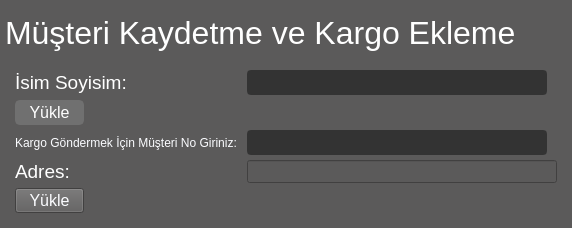
                   <widget class="QWidget" name="page_android_contact">
                    <property name="styleSheet">
                     <string notr="true">background:rgb(91,90,90);</string>
                    </property>
                    <layout class="QVBoxLayout" name="verticalLayout_10">
                     <property name="spacing">
                      <number>0</number>
                     </property>
                     <property name="leftMargin">
                      <number>5</number>
                     </property>
                     <property name="topMargin">
                      <number>5</number>
                     </property>
                     <property name="rightMargin">
                      <number>5</number>
                     </property>
                     <property name="bottomMargin">
                      <number>5</number>
                     </property>
                     <item>
                      <widget class="QLabel" name="lab_android_contact">
                       <property name="minimumSize">
                        <size>
                         <width>0</width>
                         <height>55</height>
                        </size>
                       </property>
                       <property name="maximumSize">
                        <size>
                         <width>16777215</width>
                         <height>55</height>
                        </size>
                       </property>
                       <property name="font">
                        <font>
                         <family>Segoe UI</family>
                         <pointsize>24</pointsize>
                        </font>
                       </property>
                       <property name="styleSheet">
                        <string notr="true">color:rgb(255,255,255);</string>
                       </property>
                       <property name="text">
                        <string>Müşteri Kaydetme ve Kargo Ekleme</string>
                       </property>
                      </widget>
                     </item>
                     <item>
                      <widget class="QFrame" name="frame_android_bottom">
                       <property name="frameShape">
                        <enum>QFrame::Shape::NoFrame</enum>
                       </property>
                       <property name="frameShadow">
                        <enum>QFrame::Shadow::Plain</enum>
                       </property>
                       <layout class="QGridLayout" name="gridLayout_3">
                        <property name="leftMargin">
                         <number>5</number>
                        </property>
                        <property name="topMargin">
                         <number>5</number>
                        </property>
                        <property name="rightMargin">
                         <number>5</number>
                        </property>
                        <property name="bottomMargin">
                         <number>5</number>
                        </property>
                        <property name="spacing">
                         <number>5</number>
                        </property>
                        <item row="2" column="0">
                         <widget class="QFrame" name="frame_android_field">
                          <property name="frameShape">
                           <enum>QFrame::Shape::NoFrame</enum>
                          </property>
                          <property name="frameShadow">
                           <enum>QFrame::Shadow::Plain</enum>
                          </property>
                          <layout class="QGridLayout" name="gridLayout_4">
                           <property name="leftMargin">
                            <number>5</number>
                           </property>
                           <property name="topMargin">
                            <number>5</number>
                           </property>
                           <property name="rightMargin">
                            <number>5</number>
                           </property>
                           <property name="bottomMargin">
                            <number>5</number>
                           </property>
                           <property name="spacing">
                            <number>5</number>
                           </property>
                           <item row="8" column="0">
                            <widget class="QPushButton" name="pushButton">
                             <property name="minimumSize">
                              <size>
                               <width>20</width>
                               <height>20</height>
                              </size>
                             </property>
                             <property name="maximumSize">
                              <size>
                               <width>69</width>
                               <height>25</height>
                              </size>
                             </property>
                             <property name="palette">
                              <palette>
                               <active>
                                <colorrole role="Button">
                                 <brush brushstyle="SolidPattern">
                                  <color alpha="255">
                                   <red>91</red>
                                   <green>90</green>
                                   <blue>90</blue>
                                  </color>
                                 </brush>
                                </colorrole>
                                <colorrole role="ButtonText">
                                 <brush brushstyle="SolidPattern">
                                  <color alpha="255">
                                   <red>251</red>
                                   <green>252</green>
                                   <blue>255</blue>
                                  </color>
                                 </brush>
                                </colorrole>
                                <colorrole role="Base">
                                 <brush brushstyle="SolidPattern">
                                  <color alpha="255">
                                   <red>91</red>
                                   <green>90</green>
                                   <blue>90</blue>
                                  </color>
                                 </brush>
                                </colorrole>
                                <colorrole role="Window">
                                 <brush brushstyle="SolidPattern">
                                  <color alpha="255">
                                   <red>91</red>
                                   <green>90</green>
                                   <blue>90</blue>
                                  </color>
                                 </brush>
                                </colorrole>
                               </active>
                               <inactive>
                                <colorrole role="Button">
                                 <brush brushstyle="SolidPattern">
                                  <color alpha="255">
                                   <red>91</red>
                                   <green>90</green>
                                   <blue>90</blue>
                                  </color>
                                 </brush>
                                </colorrole>
                                <colorrole role="ButtonText">
                                 <brush brushstyle="SolidPattern">
                                  <color alpha="255">
                                   <red>251</red>
                                   <green>252</green>
                                   <blue>255</blue>
                                  </color>
                                 </brush>
                                </colorrole>
                                <colorrole role="Base">
                                 <brush brushstyle="SolidPattern">
                                  <color alpha="255">
                                   <red>91</red>
                                   <green>90</green>
                                   <blue>90</blue>
                                  </color>
                                 </brush>
                                </colorrole>
                                <colorrole role="Window">
                                 <brush brushstyle="SolidPattern">
                                  <color alpha="255">
                                   <red>91</red>
                                   <green>90</green>
                                   <blue>90</blue>
                                  </color>
                                 </brush>
                                </colorrole>
                               </inactive>
                               <disabled>
                                <colorrole role="Button">
                                 <brush brushstyle="SolidPattern">
                                  <color alpha="255">
                                   <red>91</red>
                                   <green>90</green>
                                   <blue>90</blue>
                                  </color>
                                 </brush>
                                </colorrole>
                                <colorrole role="Base">
                                 <brush brushstyle="SolidPattern">
                                  <color alpha="255">
                                   <red>91</red>
                                   <green>90</green>
                                   <blue>90</blue>
                                  </color>
                                 </brush>
                                </colorrole>
                                <colorrole role="Window">
                                 <brush brushstyle="SolidPattern">
                                  <color alpha="255">
                                   <red>91</red>
                                   <green>90</green>
                                   <blue>90</blue>
                                  </color>
                                 </brush>
                                </colorrole>
                               </disabled>
                              </palette>
                             </property>
                             <property name="font">
                              <font>
                               <family>Arial</family>
                               <pointsize>12</pointsize>
                              </font>
                             </property>
                             <property name="text">
                              <string>Yükle</string>
                             </property>
                            </widget>
                           </item>
                           <item row="1" column="3">
                            <widget class="QLineEdit" name="line_android_name">
                             <property name="enabled">
                              <bool>true</bool>
                             </property>
                             <property name="minimumSize">
                              <size>
                               <width>300</width>
                               <height>25</height>
                              </size>
                             </property>
                             <property name="maximumSize">
                              <size>
                               <width>400</width>
                               <height>25</height>
                              </size>
                             </property>
                             <property name="font">
                              <font>
                               <family>Segoe UI</family>
                               <pointsize>12</pointsize>
                              </font>
                             </property>
                             <property name="styleSheet">
                              <string notr="true">QLineEdit {
	color:rgb(255,255,255);
	border:2px solid rgb(51,51,51);
	border-radius:4px;
	background:rgb(51,51,51);
}

QLineEdit:disabled {
	color:rgb(255,255,255);
	border:2px solid rgb(112,112,112);
	border-radius:4px;
	background:rgb(112,112,112);
}</string>
                             </property>
                             <property name="text">
                              <string/>
                             </property>
                            </widget>
                           </item>
                           <item row="6" column="3">
                            <widget class="QLineEdit" name="line_android_adress">
                             <property name="enabled">
                              <bool>true</bool>
                             </property>
                             <property name="minimumSize">
                              <size>
                               <width>300</width>
                               <height>25</height>
                              </size>
                             </property>
                             <property name="maximumSize">
                              <size>
                               <width>400</width>
                               <height>25</height>
                              </size>
                             </property>
                             <property name="font">
                              <font>
                               <family>Segoe UI</family>
                               <pointsize>12</pointsize>
                              </font>
                             </property>
                             <property name="styleSheet">
                              <string notr="true">QLineEdit {
	color:rgb(255,255,255);
	border:2px solid rgb(51,51,51);
	border-radius:4px;
	background:rgb(51,51,51);
}

QLineEdit:disabled {
	color:rgb(255,255,255);
	border:2px solid rgb(112,112,112);
	border-radius:4px;
	background:rgb(112,112,112);
}</string>
                             </property>
                             <property name="text">
                              <string/>
                             </property>
                            </widget>
                           </item>
                           <item row="7" column="3" colspan="3">
                            <widget class="QLineEdit" name="lineEdit">
                             <property name="maximumSize">
                              <size>
                               <width>400</width>
                               <height>25</height>
                              </size>
                             </property>
                             <property name="palette">
                              <palette>
                               <active>
                                <colorrole role="Button">
                                 <brush brushstyle="SolidPattern">
                                  <color alpha="255">
                                   <red>91</red>
                                   <green>90</green>
                                   <blue>90</blue>
                                  </color>
                                 </brush>
                                </colorrole>
                                <colorrole role="Mid">
                                 <brush brushstyle="SolidPattern">
                                  <color alpha="255">
                                   <red>51</red>
                                   <green>51</green>
                                   <blue>51</blue>
                                  </color>
                                 </brush>
                                </colorrole>
                                <colorrole role="Text">
                                 <brush brushstyle="SolidPattern">
                                  <color alpha="255">
                                   <red>255</red>
                                   <green>255</green>
                                   <blue>255</blue>
                                  </color>
                                 </brush>
                                </colorrole>
                                <colorrole role="Base">
                                 <brush brushstyle="SolidPattern">
                                  <color alpha="255">
                                   <red>91</red>
                                   <green>90</green>
                                   <blue>90</blue>
                                  </color>
                                 </brush>
                                </colorrole>
                                <colorrole role="Window">
                                 <brush brushstyle="SolidPattern">
                                  <color alpha="255">
                                   <red>91</red>
                                   <green>90</green>
                                   <blue>90</blue>
                                  </color>
                                 </brush>
                                </colorrole>
                               </active>
                               <inactive>
                                <colorrole role="Button">
                                 <brush brushstyle="SolidPattern">
                                  <color alpha="255">
                                   <red>91</red>
                                   <green>90</green>
                                   <blue>90</blue>
                                  </color>
                                 </brush>
                                </colorrole>
                                <colorrole role="Mid">
                                 <brush brushstyle="SolidPattern">
                                  <color alpha="255">
                                   <red>51</red>
                                   <green>51</green>
                                   <blue>51</blue>
                                  </color>
                                 </brush>
                                </colorrole>
                                <colorrole role="Text">
                                 <brush brushstyle="SolidPattern">
                                  <color alpha="255">
                                   <red>255</red>
                                   <green>255</green>
                                   <blue>255</blue>
                                  </color>
                                 </brush>
                                </colorrole>
                                <colorrole role="Base">
                                 <brush brushstyle="SolidPattern">
                                  <color alpha="255">
                                   <red>91</red>
                                   <green>90</green>
                                   <blue>90</blue>
                                  </color>
                                 </brush>
                                </colorrole>
                                <colorrole role="Window">
                                 <brush brushstyle="SolidPattern">
                                  <color alpha="255">
                                   <red>91</red>
                                   <green>90</green>
                                   <blue>90</blue>
                                  </color>
                                 </brush>
                                </colorrole>
                               </inactive>
                               <disabled>
                                <colorrole role="Button">
                                 <brush brushstyle="SolidPattern">
                                  <color alpha="255">
                                   <red>91</red>
                                   <green>90</green>
                                   <blue>90</blue>
                                  </color>
                                 </brush>
                                </colorrole>
                                <colorrole role="Mid">
                                 <brush brushstyle="SolidPattern">
                                  <color alpha="255">
                                   <red>51</red>
                                   <green>51</green>
                                   <blue>51</blue>
                                  </color>
                                 </brush>
                                </colorrole>
                                <colorrole role="Base">
                                 <brush brushstyle="SolidPattern">
                                  <color alpha="255">
                                   <red>91</red>
                                   <green>90</green>
                                   <blue>90</blue>
                                  </color>
                                 </brush>
                                </colorrole>
                                <colorrole role="Window">
                                 <brush brushstyle="SolidPattern">
                                  <color alpha="255">
                                   <red>91</red>
                                   <green>90</green>
                                   <blue>90</blue>
                                  </color>
                                 </brush>
                                </colorrole>
                               </disabled>
                              </palette>
                             </property>
                            </widget>
                           </item>
                           <item row="1" column="0" colspan="2">
                            <widget class="QLabel" name="label">
                             <property name="font">
                              <font>
                               <family>Segoe UI</family>
                               <pointsize>14</pointsize>
                              </font>
                             </property>
                             <property name="styleSheet">
                              <string notr="true">color:rgb(255,255,255);</string>
                             </property>
                             <property name="text">
                              <string>İsim Soyisim: </string>
                             </property>
                            </widget>
                           </item>
                           <item row="7" column="0">
                            <widget class="QLabel" name="label_5">
                             <property name="font">
                              <font>
                               <family>Segoe UI</family>
                               <pointsize>14</pointsize>
                              </font>
                             </property>
                             <property name="styleSheet">
                              <string notr="true">color:rgb(255,255,255);</string>
                             </property>
                             <property name="text">
                              <string>Adres: </string>
                             </property>
                            </widget>
                           </item>
                           <item row="3" column="0">
                            <widget class="QPushButton" name="bn_android_contact_save">
                             <property name="enabled">
                              <bool>false</bool>
                             </property>
                             <property name="minimumSize">
                              <size>
                               <width>69</width>
                               <height>25</height>
                              </size>
                             </property>
                             <property name="maximumSize">
                              <size>
                               <width>69</width>
                               <height>25</height>
                              </size>
                             </property>
                             <property name="font">
                              <font>
                               <family>Segoe UI</family>
                               <pointsize>12</pointsize>
                              </font>
                             </property>
                             <property name="styleSheet">
                              <string notr="true">QPushButton {
	border: 2px solid rgb(51,51,51);
	border-radius: 5px;	
	color:rgb(255,255,255);
	background-color: rgb(51,51,51);
}
QPushButton:hover {
	border: 2px solid rgb(0,143,150);
	background-color: rgb(0,143,150);
}
QPushButton:pressed {	
	border: 2px solid rgb(0,143,150);
	background-color: rgb(51,51,51);
}

QPushButton:disabled {	
	border-radius: 5px;	
	border: 2px solid rgb(112,112,112);
	background-color: rgb(112,112,112);
}</string>
                             </property>
                             <property name="text">
                              <string>Yükle</string>
                             </property>
                            </widget>
                           </item>
                           <item row="6" column="0">
                            <widget class="QLabel" name="label_3">
                             <property name="palette">
                              <palette>
                               <active>
                                <colorrole role="WindowText">
                                 <brush brushstyle="SolidPattern">
                                  <color alpha="255">
                                   <red>251</red>
                                   <green>252</green>
                                   <blue>255</blue>
                                  </color>
                                 </brush>
                                </colorrole>
                                <colorrole role="Button">
                                 <brush brushstyle="SolidPattern">
                                  <color alpha="255">
                                   <red>91</red>
                                   <green>90</green>
                                   <blue>90</blue>
                                  </color>
                                 </brush>
                                </colorrole>
                                <colorrole role="Base">
                                 <brush brushstyle="SolidPattern">
                                  <color alpha="255">
                                   <red>91</red>
                                   <green>90</green>
                                   <blue>90</blue>
                                  </color>
                                 </brush>
                                </colorrole>
                                <colorrole role="Window">
                                 <brush brushstyle="SolidPattern">
                                  <color alpha="255">
                                   <red>91</red>
                                   <green>90</green>
                                   <blue>90</blue>
                                  </color>
                                 </brush>
                                </colorrole>
                               </active>
                               <inactive>
                                <colorrole role="WindowText">
                                 <brush brushstyle="SolidPattern">
                                  <color alpha="255">
                                   <red>251</red>
                                   <green>252</green>
                                   <blue>255</blue>
                                  </color>
                                 </brush>
                                </colorrole>
                                <colorrole role="Button">
                                 <brush brushstyle="SolidPattern">
                                  <color alpha="255">
                                   <red>91</red>
                                   <green>90</green>
                                   <blue>90</blue>
                                  </color>
                                 </brush>
                                </colorrole>
                                <colorrole role="Base">
                                 <brush brushstyle="SolidPattern">
                                  <color alpha="255">
                                   <red>91</red>
                                   <green>90</green>
                                   <blue>90</blue>
                                  </color>
                                 </brush>
                                </colorrole>
                                <colorrole role="Window">
                                 <brush brushstyle="SolidPattern">
                                  <color alpha="255">
                                   <red>91</red>
                                   <green>90</green>
                                   <blue>90</blue>
                                  </color>
                                 </brush>
                                </colorrole>
                               </inactive>
                               <disabled>
                                <colorrole role="Button">
                                 <brush brushstyle="SolidPattern">
                                  <color alpha="255">
                                   <red>91</red>
                                   <green>90</green>
                                   <blue>90</blue>
                                  </color>
                                 </brush>
                                </colorrole>
                                <colorrole role="Base">
                                 <brush brushstyle="SolidPattern">
                                  <color alpha="255">
                                   <red>91</red>
                                   <green>90</green>
                                   <blue>90</blue>
                                  </color>
                                 </brush>
                                </colorrole>
                                <colorrole role="Window">
                                 <brush brushstyle="SolidPattern">
                                  <color alpha="255">
                                   <red>91</red>
                                   <green>90</green>
                                   <blue>90</blue>
                                  </color>
                                 </brush>
                                </colorrole>
                               </disabled>
                              </palette>
                             </property>
                             <property name="text">
                              <string>Kargo Göndermek İçin Müşteri No Giriniz:</string>
                             </property>
                            </widget>
                           </item>
                          </layout>
                         </widget>
                        </item>
                       </layout>
                      </widget>
                     </item>
                    </layout>
                   </widget>
